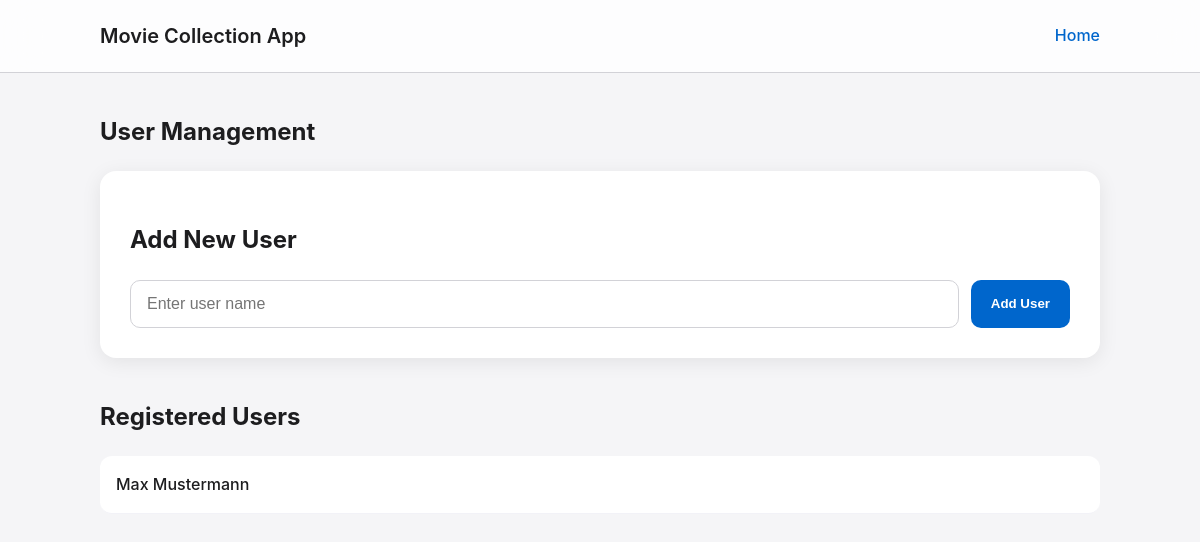
Before: / with the older database file.
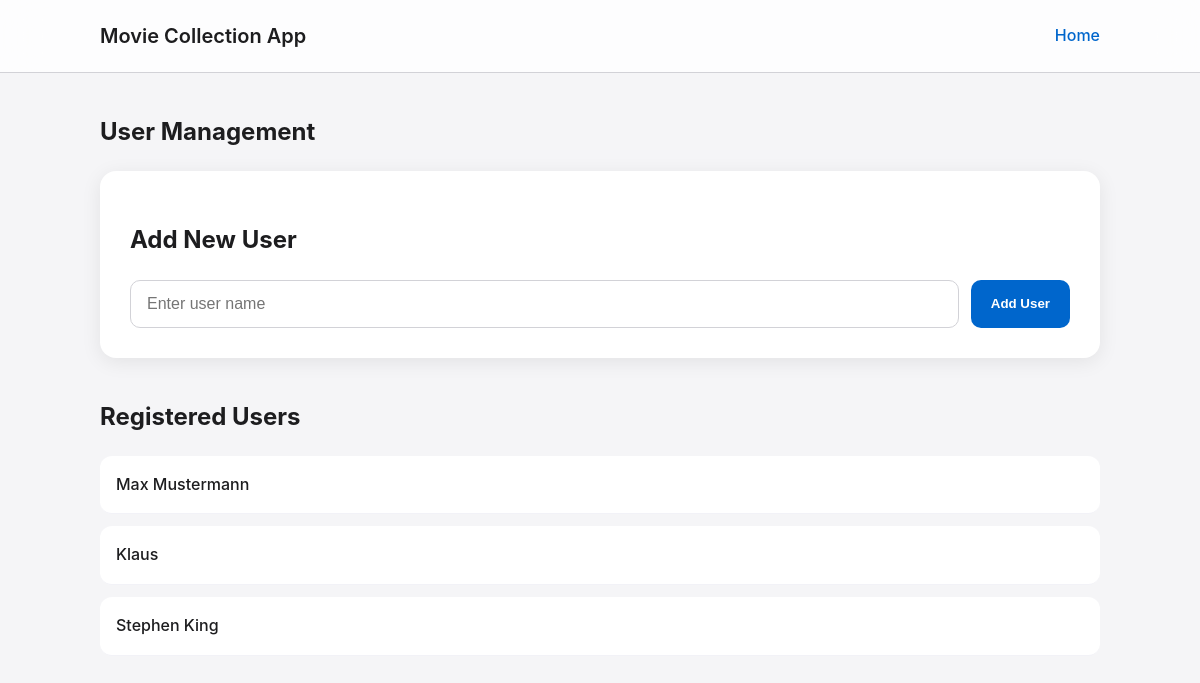
After: the same page with the newer database file.
### data/models.py (models this page shows, shortened)
class User(db.Model):
    __tablename__ = "users"
    id: Mapped[int] = mapped_column(primary_key=True, autoincrement=True)
    name: Mapped[str] = mapped_column(String(100), nullable=False)
    user_movies_link: Mapped[List["UserMovies"]] = relationship(
        back_populates="user", cascade="all, delete-orphan"
    )

### app.py (the view)
@app.route('/')
def home():
    success, result = data_manager.get_all_users()
    if not success:
        flash(result, 'error')
        return render_template('home.html', users=[])
    return render_template('home.html', users=result)

### data/data_manager.py (called while the page is built)
    def get_all_users(self) -> tuple[bool, list[User] | str]:
        try:
            stmt = (
                select(User)
                .order_by(User.id)
            )
            users = db.session.execute(stmt).scalars().all()
            return True, users
        except Exception as error:
            return False, f"{UserMessages.GET_ALL_USER_ERROR} '{error}'"

### templates/home.html
{% extends "base.html" %}
{% block content %}
    <section class="page-header">
        <h1>User Management</h1>
    </section>
    <div class="user-card">
        <h2>Add New User</h2>
        <form action="/users" method="POST" class="form-row">
            <input type="text" name="name" placeholder="Enter user name" required>
            <button type="submit" class="btn-primary">Add User</button>
        </form>
    </div>
    <div class="user-list-container">
        <h2>Registered Users</h2>
        <ul class="user-list">
            {% for user in users %}
                <li>
                    <a href="{{ url_for('users_movies', user_id=user.id) }}">{{ user.name }}</a>
                </li>
            {% else %}
                <li class="empty-state">No users registered yet.</li>
            {% endfor %}
        </ul>
    </div>
{% endblock %}

### templates/base.html (shortened to what this page needs)
<!DOCTYPE html>
<html lang="en">
<head>
    <link rel="stylesheet" href="{{ url_for('static', filename='style.css') }}">
    <link rel="stylesheet" href="https://cdnjs.cloudflare.com/ajax/libs/font-awesome/6.5.1/css/all.min.css">
</head>
<body>
    <header>
        <nav>
            <h1>Movie Collection App</h1>
            <a href="/">Home</a>
        </nav>
    </header>
    <main class="main_container">
        {% block content %}{% endblock %}
    </main>
</body>
</html>

### static/style.css (style rules this page uses)
:root { --bg-color: #f5f5f7; --text-color: #1d1d1f; --accent-color: #0066cc; --card-bg: #ffffff; --shadow-soft: 0 4px 20px rgba(0, 0, 0, 0.08); --shadow-pop: 0 10px 30px rgba(0, 0, 0, 0.15); }
body { background-color: var(--bg-color); color: var(--text-color); font-family: -apple-system, BlinkMacSystemFont, "Segoe UI", Roboto, Helvetica, Arial, sans-serif; line-height: 1.6; margin: 0; padding: 0; }
.main_container { max-width: 1000px; margin: 40px auto; padding: 0 20px; }
header { background: rgba(255, 255, 255, 0.8); backdrop-filter: blur(20px); border-bottom: 1px solid #d2d2d7; padding: 20px 0; position: sticky; top: 0; z-index: 1000; }
header nav { max-width: 1000px; margin: 0 auto; display: flex; justify-content: space-between; align-items: center; padding: 0 20px; }
header h1 { font-size: 1.25rem; font-weight: 600; margin: 0; }
header a { color: var(--accent-color); text-decoration: none; font-weight: 500; }
.user-card { background: var(--card-bg); padding: 30px; border-radius: 16px; box-shadow: var(--shadow-soft); margin-bottom: 40px; }
.btn-primary, .btn-primary-wide, .btn-secondary-wide { height: 48px; padding: 0 20px; border-radius: 10px; border: none; font-weight: 600; cursor: pointer; display: inline-flex; align-items: center; justify-content: center; white-space: nowrap; text-decoration: none; }
.btn-primary, .btn-primary-wide { background: var(--accent-color); color: white; }
.form-row { display: flex; gap: 12px; align-items: center; width: 100%; margin-top: 15px; }
.form-row input { flex-grow: 1; height: 48px; padding: 12px 16px; border: 1px solid #d2d2d7; border-radius: 10px; font-size: 1rem; box-sizing: border-box; }
.user-list { list-style: none; padding: 0; }
.user-list li { padding: 16px; margin-bottom: 12px; background: var(--card-bg); border-bottom: 1px solid #f2f2f7; border-radius: 12px 12px 12px 12px; }
.user-list a { text-decoration: none; color: var(--text-color); font-weight: 500; display: block; }

Changed rows visible on the page:
added User: name "Klaus"
added User: name "Stephen King"
